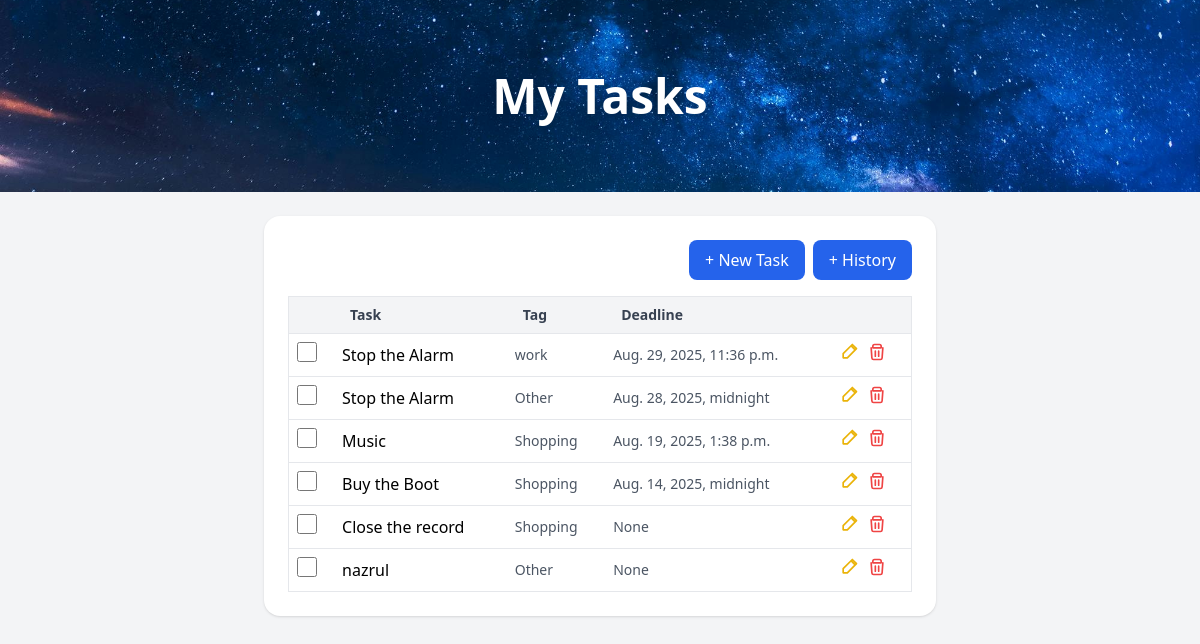
Before: / with the older database file.
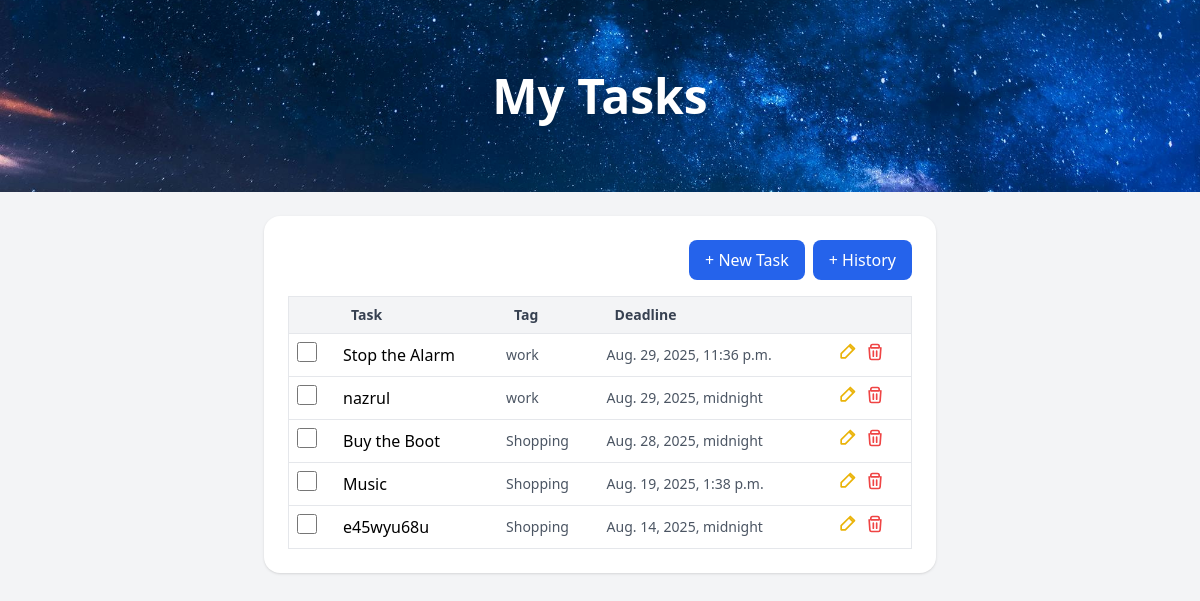
After: the same page with the newer database file.
### tasks/models.py (models this page shows, shortened)
class Task(models.Model):
    status_choices =[('I','Incomplete'),('C','Completed')]
    tag_choices =[('S','Shopping'),('W','work'),('O','Other'),('A','All')]
    name = models.CharField(max_length=200)
    description = models.TextField(blank=True)
    status = models.CharField(max_length=1,choices=status_choices,default='I')
    tag = models.CharField(max_length=1,choices=tag_choices,default='A')
    deadline = models.DateField(null=True,blank=True)
    created_at = models.DateTimeField(auto_now_add=True)

### tasks/views.py (the view)
# urls.py: path('',views.task_list, name='task_list'),
def task_list(request):
    dos = Task.objects.filter(status='I').order_by('-deadline')
    return render(request,'tasks/task_list.html',{'tasks':dos})

### tasks/templates/tasks/task_list.html (shortened to what this page needs)
{% load static %}
<!DOCTYPE html>
<html lang="en">
<head>
  <script src="https://cdn.tailwindcss.com"></script>
</head>
<body class="bg-gray-100 min-h-screen flex flex-col">
  <div class="w-full h-48 bg-cover bg-center flex items-center justify-center"
       style="background-image: url('{% static "tasks/img/bannner.jpg" %}');">
    <h1 class="text-5xl text-white font-bold drop-shadow-lg">My Tasks</h1>
  </div>
  <div class="max-w-2xl mx-auto mt-6 bg-white rounded-2xl shadow p-6 w-full">
    <div class="flex justify-end mb-4 gap-2">
      <button id="openModal"
              class="bg-blue-600 text-white px-4 py-2 rounded-lg hover:bg-blue-700">
        + New Task
      </button>
      <a href="{% url 'completed_task_list' %}">
        <button class="bg-blue-600 text-white px-4 py-2 rounded-lg hover:bg-blue-700">
          + History
        </button>
      </a>
    </div>
    {% if tasks %}
    <div class="overflow-x-auto">
      <table class="min-w-full border border-gray-200 divide-y divide-gray-200 rounded-lg shadow-sm">
        <thead class="bg-gray-100">
          <tr>
            <th class="px-4 py-2"></th>
            <th class="px-4 py-2 text-left text-sm font-semibold text-gray-700">Task</th>
            <th class="px-4 py-2 text-left text-sm font-semibold text-gray-700">Tag</th>
            <th class="px-4 py-2 text-left text-sm font-semibold text-gray-700">Deadline</th>
            <th class="px-4 py-2"></th>
          </tr>
        </thead>
        <tbody class="bg-white divide-y divide-gray-200">
          {% for task in tasks %}
          <tr class="hover:bg-gray-50" data-task-id="{{ task.id }}">
            <td class="px-2 py-2">
              <input type="checkbox" class="w-5 h-5 text-blue-600 rounded border-gray-300 task-checkbox"
                     {% if task.status == 'C' %}checked{% endif %}>
            </td>
            <td class="task-name px-2 py-2 {% if task.status == 'C' %}line-through text-gray-400{% endif %}">
              {{ task.name }}
            </td>
            <td class="task-tag px-2 py-2 text-sm text-gray-600">{{ task.get_tag_display }}</td>
            <td class="task-deadline px-2 py-2 text-sm text-gray-600">{{ task.deadline }}</td>
            <td class="px-2 py-2 flex gap-2">
              <a href="#" class="edit-btn text-yellow-500 hover:text-yellow-600">
                <svg xmlns="http://www.w3.org/2000/svg" class="h-5 w-5" fill="none"
                     viewBox="0 0 24 24" stroke="currentColor">
                  <path stroke-linecap="round" stroke-linejoin="round" stroke-width="2"
                        d="M15.232 5.232l3.536 3.536M16 3l5 5-11 11H5v-5l11-11z"/>
                </svg>
              </a>
              <button class="text-red-500 hover:text-red-600 p-0 delete-btn">
                <svg xmlns="http://www.w3.org/2000/svg" class="h-5 w-5" fill="none"
                     viewBox="0 0 24 24" stroke="currentColor">
                  <path stroke-linecap="round" stroke-linejoin="round" stroke-width="2"
                        d="M19 7l-.867 12.142A2 2 0 0116.138 21H7.862a2 2 0 01-1.995-1.858L5 7m5 4v6m4-6v6M9 7h6m-6-4h6a2 2 0 012 2v2H7V5a2 2 0 012-2z"/>
                </svg>
              </button>
            </td>
          </tr>
          {% endfor %}
        </tbody>
      </table>
    </div>
    {% else %}
      <p class="text-center text-gray-500">No tasks yet. ✨</p>
    {% endif %}
  </div>
</body>
</html>

Changed rows visible on the page:
no longer on this page (row edited): Task: name "Stop the Alarm", tag "Other", deadline "Aug. 28, 2025, midnight"
no longer on this page (row edited): Task: name "Close the record", tag "Shopping", deadline "None"
changed Task "nazrul": tag "Other" → "work"; deadline "None" → "Aug. 29, 2025, midnight"; moves up the list
changed Task "Buy the Boot": deadline "Aug. 14, 2025, midnight" → "Aug. 28, 2025, midnight"; moves down the list
added Task: name "e45wyu68u", tag "Shopping", deadline "Aug. 14, 2025, midnight"
